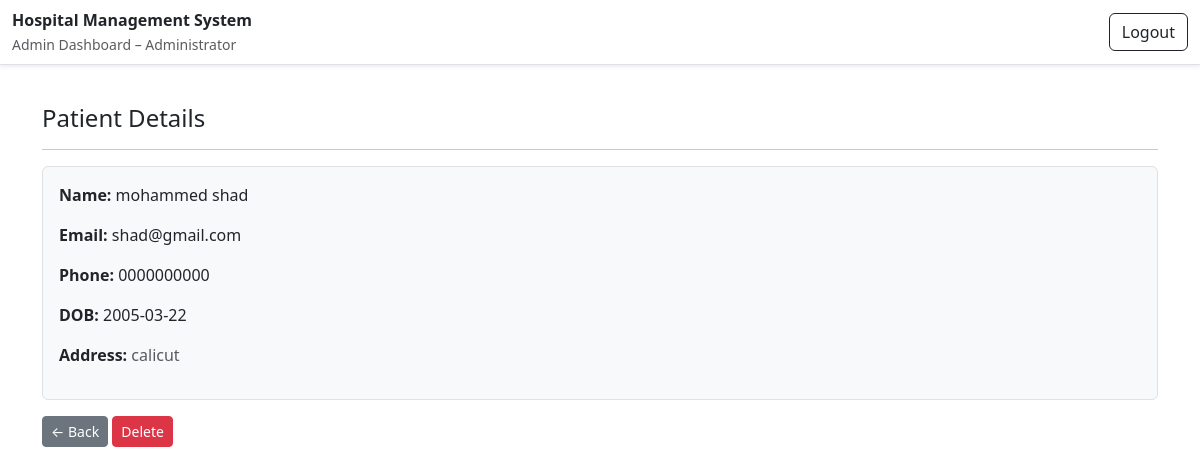
Page /admin/patient/1 (signed in) on the earlier database version.
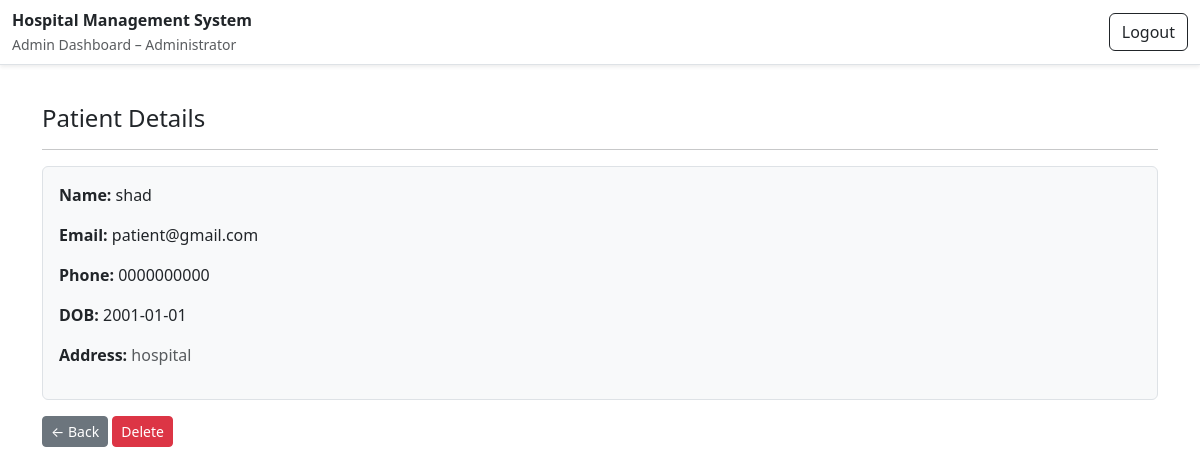
Same page on the later database version.
### database/model.py (models this page shows)
class Patient(db.Model):
  patient_id = db.Column(db.Integer, primary_key=True)
  full_name = db.Column(db.String(64), nullable = False)
  email = db.Column(db.String(254), nullable=False, unique=True)
  password = db.Column(db.String(256), nullable=False)
  phone_no = db.Column(db.String(15), nullable = False)
  dob = db.Column(db.Date, nullable=False)
  address = db.Column(db.Text, nullable=False)
  appointments = db.relationship('Appointment', backref='patient', lazy=True)

### controllers/admin.py (the view)
    @app.route("/admin/patient/<int:patient_id>")
    @admin_required
    def view_patient(patient_id):
        patient = Patient.query.get(patient_id)
        if not patient:
            flash("Patient not found.", "warning")
            return redirect(url_for("admin_role_tab", role="patients"))
        return render_template("admin/patient_detail.html", patient=patient)

### controllers/admin.py (called while the page is built)
def admin_required(view_func):
    @wraps(view_func)
    def wrapper(*args, **kwargs):
        if 'user_id' not in session:
            flash('Please log in first.')
            return redirect(url_for('login'))
        if session.get('role') != 'admin':
            flash('Access denied: Admins only.')
            return redirect(url_for('login'))
        return view_func(*args, **kwargs)
    return wrapper

### templates/admin/patient_detail.html (shortened to what this page needs)
{% extends "admin/admin_base.html" %}
{% block content %}
<div class="container mt-4">
  <h4>Patient Details</h4>
  <hr>
  {% if patient %}
    <div class="border rounded p-3 mb-3 bg-light">
      <p><strong>Name:</strong> {{ patient.full_name }}</p>
      <p><strong>Email:</strong> {{ patient.email }}</p>
      <p><strong>Phone:</strong> {{ patient.phone_no }}</p>
      {% if patient.dob %}
        <p><strong>DOB:</strong> {{ patient.dob }}</p>
      {% endif %}
      <p>
        <strong>Address:</strong>
        <span class="text-muted">{{ patient.address }}</span>
      </p>
    </div>
    <div class="mt-3">
      <a href="{{ url_for('admin_role_tab', role='patients') }}" class="btn btn-secondary btn-sm">← Back</a>
      <form method="post" action="{{ url_for('delete_patient', patient_id=patient.patient_id) }}"
            style="display:inline;" onsubmit="return confirm('Delete this patient?');">
        <button type="submit" class="btn btn-danger btn-sm">Delete</button>
      </form>
    </div>
  {% else %}
    <div class="alert alert-warning">Patient not found.</div>
  {% endif %}
</div>
{% endblock %}

### templates/admin/admin_base.html (shortened to what this page needs)
<!DOCTYPE html>
<html lang="en">
<head>
    <link href="https://cdn.jsdelivr.net/npm/bootstrap@5.3.2/dist/css/bootstrap.min.css" rel="stylesheet">
</head>
<body>
  <nav class="navbar navbar-light bg-white border-bottom shadow-sm fixed-top">
    <div class="container-fluid">
      <div>
        <div class="fw-semibold">Hospital Management System</div>
        <small class="text-muted">Admin Dashboard – Administrator</small>
      </div>
      <div class="d-flex align-items-center gap-2">
        <form method="post" action="{{ url_for('logout') }}">
          <button class="btn btn-outline-dark d-flex align-items-center gap-2" type="submit">
            Logout
          </button>
        </form>
      </div>
    </div>
  </nav>
  <main class="container-fluid py-3">
    {% block content %}{% endblock %}
  </main>
</body>
</html>

### templates/admin/admin_base.html (style rules this page uses)
body { padding-top: 64px; }

Differences in the rows shown:
changed Patient: full_name "mohammed shad" → "shad"; email "shad@gmail.com" → "patient@gmail.com"; dob "2005-03-22" → "2001-01-01"; address "calicut" → "hospital"
